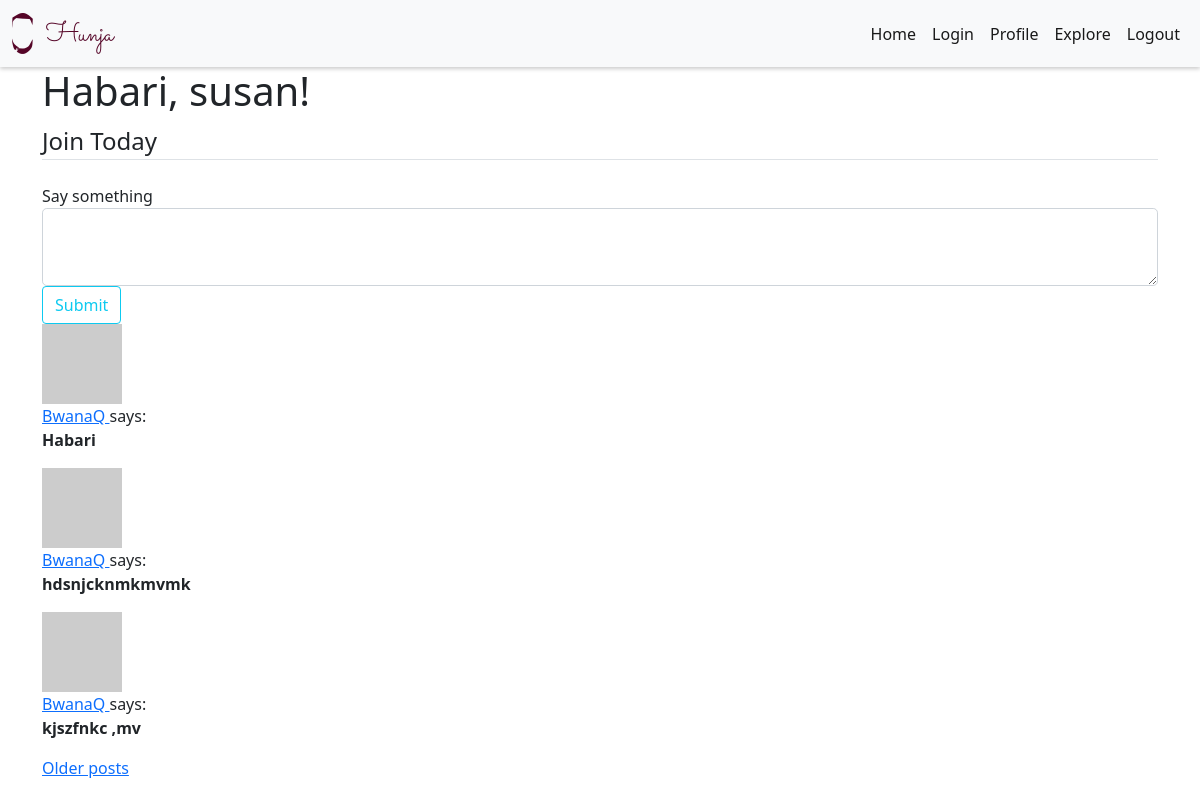
The app's page /index (signed in) with its own data.
### app/models.py (models this page shows, shortened)
class User(UserMixin, db.Model):
    id = db.Column(db.Integer, primary_key=True)
    username = db.Column(db.String(64), index=True, unique=True)
    email = db.Column(db.String(120), index=True, unique=True)
    password_hash = db.Column(db.String(128))
    posts = db.relationship('Post', backref='author', lazy='dynamic')
    about_me = db.Column(db.String(140))
    last_seen = db.Column(db.DateTime, default=datetime.utcnow)
    followed = db.relationship(
        'User', secondary=followers,
        primaryjoin=(followers.c.follower_id == id),
        secondaryjoin=(followers.c.followed_id == id),
        backref=db.backref('followers', lazy='dynamic'), lazy='dynamic')
    def avatar(self, size):
        digest = md5(self.email.lower().encode('utf-8')).hexdigest()
        return 'https://www.gravatar.com/avatar/{}?d=identicon&s={}'.format(
            digest, size)

class Post(db.Model):
    id = db.Column(db.Integer, primary_key=True)
    body = db.Column(db.String(140))
    timestamp = db.Column(db.DateTime, index=True, default=datetime.utcnow)
    user_id = db.Column(db.Integer, db.ForeignKey('user.id'))

### app/routes.py (the view)
@app.route('/', methods=['GET', 'POST'])
@app.route('/index', methods=['GET', 'POST'])
@login_required
def index():
    form = PostForm()
    if form.validate_on_submit():
        post = Post(body=form.post.data, author=current_user)
        db.session.add(post)
        db.session.commit()
        flash('Your post is now live!')
        return redirect(url_for('index'))
    page = request.args.get('page', 1, type=int)
    posts = Post.query.order_by(Post.timestamp.desc()).paginate(
        page, app.config['POSTS_PER_PAGE'], False)
    next_url = url_for('explore', page=posts.next_num) \
        if posts.has_next else None
    prev_url = url_for('explore', page=posts.prev_num) \
        if posts.has_prev else None
    return render_template("index.html", title='Explore', form=form, posts=posts.items,
                           next_url=next_url, prev_url=prev_url)

### app/forms.py
class PostForm(FlaskForm):
    post = TextAreaField('Say something', validators=[
        DataRequired(), Length(min=1, max=140)])
    submit = SubmitField('Submit')

### app/models.py (called while the page is built)
@login.user_loader
def load_user(id):
    return User.query.get(int(id))

### app/routes.py (called while the page is built)
@app.before_request
def before_request():
    if current_user.is_authenticated:
        current_user.last_seen = datetime.utcnow()
        db.session.commit()

### app/templates/index.html (shortened to what this page needs)
{% extends 'base.html' %} {%block content%}
<h1>Habari, {{ current_user.username }}!</h1>
{%if form%}
<form method="POST" action="">
  <fieldset class="form-group">
    <legend class="border-bottom mb-4">Join Today</legend>
    <div class="form-group">
      {{ form.post.label(class="form-control-label") }} {{
      form.post(class="form-control form-control-lg") }}
    </div>
    <div class="form-group">
      {{ form.submit (class = "btn btn-outline-info") }}
    </div>
  </fieldset>
</form>
{% endif %} {% for post in posts %} {% include "_posts.html" %} {% endfor %}  {% if next_url %}
<a href="{{ next_url }}">Older posts</a>
{% endif %} {%endblock content%}

### app/templates/_posts.html
<div>
  <div>
    <img src="{{ post.author.avatar(36) }}" />
  </div>
  <p>
    <a href="{{ url_for('user', username=post.author.username) }}">
      {{ post.author.username }}
    </a>
    says:
    <br />
    <b> {{ post.body }} </b>
  </p>
</div>

### records on screen
User: username "susan"
Post: author.username "BwanaQ", body "Habari"
Post: author.username "BwanaQ", body "hdsnjcknmkmvmk"
Post: author.username "BwanaQ", body "kjszfnkc ,mv"
